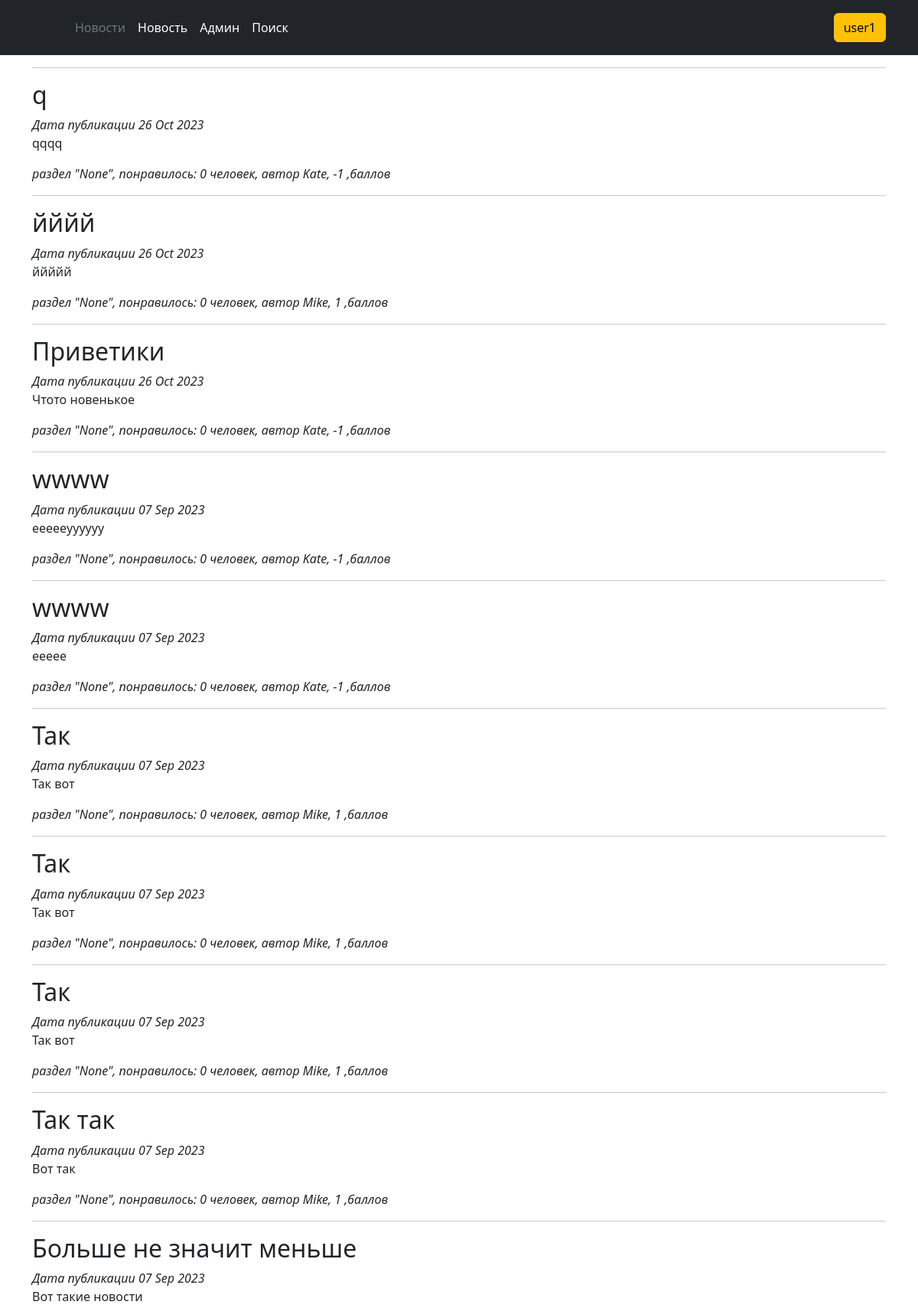
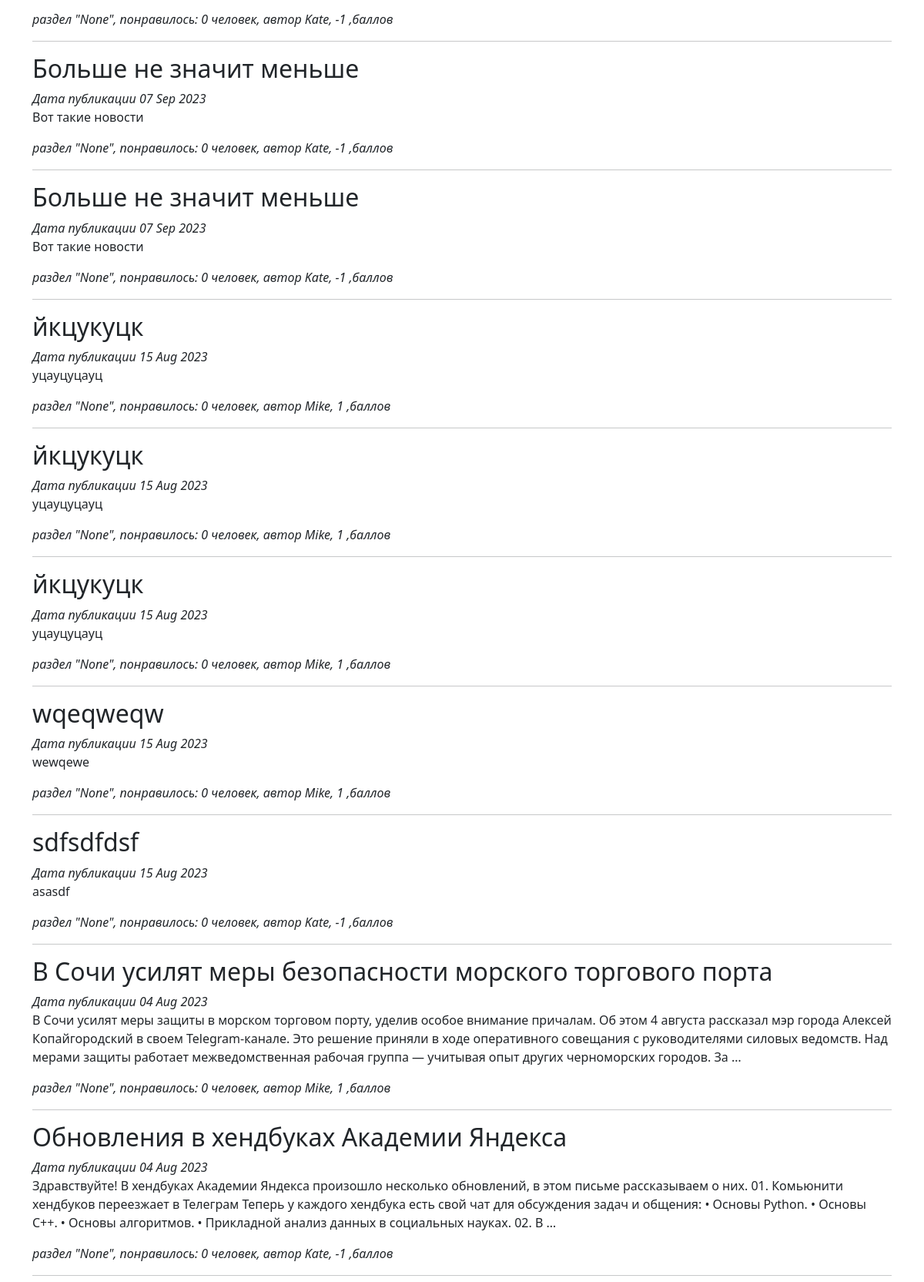
/ (signed in, upper part), run on the app's committed database (2 pictures, top to bottom).
### news/models.py (models this page shows, shortened)
class Post(models.Model):
    author = models.ForeignKey(Author, on_delete=models.CASCADE)
    ARTICLE = 'AR'
    NEWS = 'NW'
    CATEGORY_CHOICES = [
        (ARTICLE, 'Статья'),
        (NEWS, 'Новость'),
    ]
    categoryType = models.CharField(max_length = 2,  choices = CATEGORY_CHOICES, default=ARTICLE)
    dataCreation = models.DateTimeField(auto_now_add = True)
    postCategory = models.ManyToManyField(Category, through='PostCategory')
    titel = models.CharField(max_length = 128)
    text = models.TextField()
    rating = models.SmallIntegerField(default=0)

class Author(models.Model):
    autorUser = models.OneToOneField(User, on_delete=models.CASCADE) #для связи автора с юзером
    ratingAuthor = models.SmallIntegerField(default=0)

### news/views.py (the view)
# urls.py: path('', cache_page(60)(CensoredList.as_view())),
class CensoredList(ListView):
    model = Post
    template_name = 'news/news_read.html'
    context_object_name = 'posts'
    queryset = Post.objects.all().order_by('-dataCreation')

### news/templatetags/censored_filters.py (called while the page is built)
@register.filter(name='censor')
def censor(value):
    for word in banned_words:
        letter = ''
        for i in range(len(word)):
            letter += '*'
        value = value.replace(word, letter)
    return mark_safe(value)

### news/templates/news/news_read.html (shortened to what this page needs)
{% extends 'layer/base.html' %}
{% load censored_filters %}
{% block content %}
<hr>
{% if posts %}
    {% for post in posts %}
    <h2>{{ post.titel|censor }}</h2>
    <i>Дата публикации {{ post.dataCreation|date:'d M Y'  }}</i>
    <p>{{ post.text|truncatewords:50|censor  }}</p>
    <i>раздел "{{ post.postCategory.name }}", понравилось: {{ post.rating }} человек, автор {{post.author.autorUser.username }}, {{ post.author.ratingAuthor }} ,баллов</i>
    <hr>
    {% endfor %}
{% else %}
    <h1>'Такой новости нет'</h1>
{% endif %}
{% endblock content %}

### news/templates/layer/parts/header.html
<header class="p-3 text-bg-dark">
    <div class="container">
      <div class="d-flex flex-wrap align-items-center justify-content-center justify-content-lg-start">
        <a href="/" class="d-flex align-items-center mb-2 mb-lg-0 text-white text-decoration-none">
          <svg class="bi me-2" width="40" height="32" role="img" aria-label="Bootstrap"><use xlink:href="#bootstrap"/></svg>
        </a>
        <ul class="nav col-12 col-lg-auto me-lg-auto mb-2 justify-content-center mb-md-0">
          <li><a href="/news/" class="nav-link px-2 text-secondary">Новости</a></li>
          <li><a href="/news/1" class="nav-link px-2 text-white">Новость</a></li>
          <li><a href="/admin/" class="nav-link px-2 text-white">Админ</a></li>
          <li><a href="/news/search/" class="nav-link px-2 text-white">Поиск</a></li>
        </ul>
        <div class="text-end">
          {% if request.user.username %}
          <a type="button" class="btn btn-warning" href="/user/">
            {{request.user.username}}
          </a>
            {% else %}
          <a type="button" class="btn btn-outline-light me-2" href="/login/">Login</a>
          <a type="button" class="btn btn-warning" href="/accounts/signup/">Sign-up</a>
          {% endif %}
        </div>
      </div>
    </div>
   </header>

### data on the page
Post: titel|censor "q", dataCreation "26 Oct 2023", text|censor "qqqq", postCategory.name "None", rating "0", author.autorUser.username "Kate", author.ratingAuthor "-1"
Post: titel|censor "йййй", dataCreation "26 Oct 2023", text|censor "ййййй", postCategory.name "None", rating "0", author.autorUser.username "Mike", author.ratingAuthor "1"
Post: titel|censor "Приветики", dataCreation "26 Oct 2023", text|censor "Чтото новенькое", postCategory.name "None", rating "0", author.autorUser.username "Kate", author.ratingAuthor "-1"
Post: titel|censor "wwww", dataCreation "07 Sep 2023", text|censor "eeeeeуууууу", postCategory.name "None", rating "0", author.autorUser.username "Kate", author.ratingAuthor "-1"
Post: titel|censor "wwww", dataCreation "07 Sep 2023", text|censor "eeeee", postCategory.name "None", rating "0", author.autorUser.username "Kate", author.ratingAuthor "-1"
Post: titel|censor "Так", dataCreation "07 Sep 2023", text|censor "Так вот", postCategory.name "None", rating "0", author.autorUser.username "Mike", author.ratingAuthor "1"
Post: titel|censor "Так", dataCreation "07 Sep 2023", text|censor "Так вот", postCategory.name "None", rating "0", author.autorUser.username "Mike", author.ratingAuthor "1"
Post: titel|censor "Так", dataCreation "07 Sep 2023", text|censor "Так вот", postCategory.name "None", rating "0", author.autorUser.username "Mike", author.ratingAuthor "1"
Post: titel|censor "Так так", dataCreation "07 Sep 2023", text|censor "Вот так", postCategory.name "None", rating "0", author.autorUser.username "Mike", author.ratingAuthor "1"
Post: titel|censor "Больше не значит меньше", dataCreation "07 Sep 2023", text|censor "Вот такие новости", postCategory.name "None", rating "0", author.autorUser.username "Kate", author.ratingAuthor "-1"
Post: titel|censor "Больше не значит меньше", dataCreation "07 Sep 2023", text|censor "Вот такие новости", postCategory.name "None", rating "0", author.autorUser.username "Kate", author.ratingAuthor "-1"
Post: titel|censor "Больше не значит меньше", dataCreation "07 Sep 2023", text|censor "Вот такие новости", postCategory.name "None", rating "0", author.autorUser.username "Kate", author.ratingAuthor "-1"
Post: titel|censor "йкцукуцк", dataCreation "15 Aug 2023", text|censor "уцауцуцауц", postCategory.name "None", rating "0", author.autorUser.username "Mike", author.ratingAuthor "1"
Post: titel|censor "йкцукуцк", dataCreation "15 Aug 2023", text|censor "уцауцуцауц", postCategory.name "None", rating "0", author.autorUser.username "Mike", author.ratingAuthor "1"
Post: titel|censor "йкцукуцк", dataCreation "15 Aug 2023", text|censor "уцауцуцауц", postCategory.name "None", rating "0", author.autorUser.username "Mike", author.ratingAuthor "1"
Post: titel|censor "wqeqweqw", dataCreation "15 Aug 2023", text|censor "wewqewe", postCategory.name "None", rating "0", author.autorUser.username "Mike", author.ratingAuthor "1"
Post: titel|censor "sdfsdfdsf", dataCreation "15 Aug 2023", text|censor "asasdf", postCategory.name "None", rating "0", author.autorUser.username "Kate", author.ratingAuthor "-1"
Post: titel|censor "В Сочи усилят меры безопасности морского торгового порта", dataCreation "04 Aug 2023", text|censor "В Сочи усилят меры защиты в морском торговом порту, уделив особое внимание причалам. Об этом 4 августа рассказал мэр города Алексей Копайгородский в своем Telegram-канале. Это решение приняли в ходе оперативного совещания с руководителями силовых ведомств. Над мерами защиты работает межведомственная рабочая группа — учитывая опыт других черноморских городов. За …", postCategory.name "None", rating "0", author.autorUser.username "Mike", author.ratingAuthor "1"
Post: titel|censor "Обновления в хендбуках Академии Яндекса", dataCreation "04 Aug 2023", text|censor "Здравствуйте! В хендбуках Академии Яндекса произошло несколько обновлений, в этом письме рассказываем о них. 01. Комьюнити хендбуков переезжает в Телеграм Теперь у каждого хендбука есть свой чат для обсуждения задач и общения: • Основы Python. • Основы C++. • Основы алгоритмов. • Прикладной анализ данных в социальных науках. 02. В …", postCategory.name "None", rating "0", author.autorUser.username "Kate", author.ratingAuthor "-1"

### other printed values
{{ request.user.username }} "user1"
